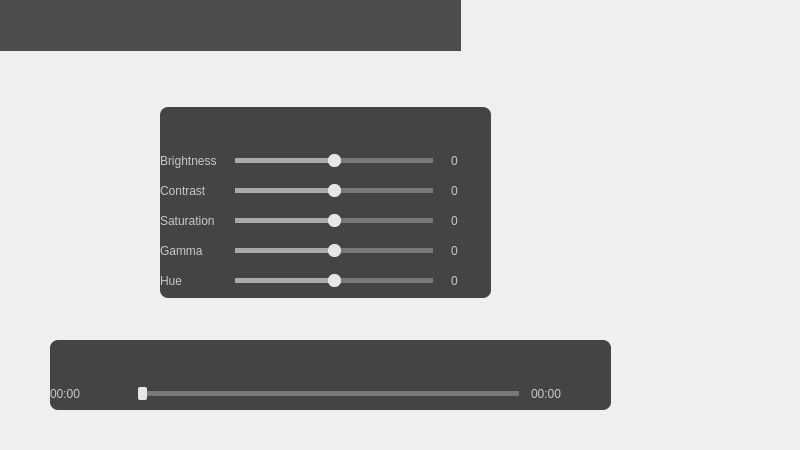
<?xml version="1.0" encoding="UTF-8"?>
<ui version="4.0">
 <class>ModernWindow</class>
 <widget class="QWidget" name="ModernWindow">
  <property name="geometry">
   <rect>
    <x>0</x>
    <y>0</y>
    <width>800</width>
    <height>450</height>
   </rect>
  </property>
  <property name="focusPolicy">
   <enum>Qt::StrongFocus</enum>
  </property>
  <property name="windowTitle">
   <string>MoonPlayer</string>
  </property>
  <widget class="QWidget" name="controllerWidget" native="true">
   <property name="geometry">
    <rect>
     <x>50</x>
     <y>340</y>
     <width>561</width>
     <height>70</height>
    </rect>
   </property>
   <property name="focusPolicy">
    <enum>Qt::NoFocus</enum>
   </property>
   <property name="styleSheet">
    <string notr="true">QWidget#controllerWidget {
    background: rgba(50, 50, 50, 230);
    border-radius: 8px;
}
    
QLabel {
    color: rgb(200, 200, 200);
}
    
QSlider::groove:horizontal {
    height: 1px;
    margin: 0px 0px;
    left: 12px; right: 12px;
    border: 2px solid #999999;
}
QSlider::handle:horizontal {
    border: 0px solid #5c5c5c;
    border-radius: 2px;
    background: rgb(230, 230, 230);
    width: 9px;
    margin: -6px -6px -6px -6px;
}
QSlider::sub-page:horizontal{
    background: rgb(170, 170, 170);
}
QSlider::add-page:horizontal{
    background: rgb(120, 120, 120);
}</string>
   </property>
   <layout class="QGridLayout" name="gridLayout">
    <property name="horizontalSpacing">
     <number>0</number>
    </property>
    <item row="1" column="2" colspan="6">
     <widget class="QSlider" name="timeSlider">
      <property name="focusPolicy">
       <enum>Qt::NoFocus</enum>
      </property>
      <property name="orientation">
       <enum>Qt::Horizontal</enum>
      </property>
     </widget>
    </item>
    <item row="1" column="0" colspan="2">
     <widget class="QLabel" name="timeLabel">
      <property name="text">
       <string>00:00</string>
      </property>
     </widget>
    </item>
    <item row="0" column="0">
     <widget class="QPushButton" name="settingsButton">
      <property name="focusPolicy">
       <enum>Qt::NoFocus</enum>
      </property>
      <property name="toolTip">
       <string>Settings</string>
      </property>
      <property name="icon">
       <iconset resource="icons.qrc">
        <normaloff>:/modern_ui/settings.png</normaloff>:/modern_ui/settings.png</iconset>
      </property>
      <property name="flat">
       <bool>true</bool>
      </property>
     </widget>
    </item>
    <item row="0" column="5">
     <widget class="QPushButton" name="pauseButton">
      <property name="focusPolicy">
       <enum>Qt::NoFocus</enum>
      </property>
      <property name="icon">
       <iconset resource="icons.qrc">
        <normaloff>:/modern_ui/pause.png</normaloff>:/modern_ui/pause.png</iconset>
      </property>
      <property name="flat">
       <bool>true</bool>
      </property>
     </widget>
    </item>
    <item row="0" column="7">
     <spacer name="horizontalSpacer_2">
      <property name="orientation">
       <enum>Qt::Horizontal</enum>
      </property>
      <property name="sizeHint" stdset="0">
       <size>
        <width>147</width>
        <height>20</height>
       </size>
      </property>
     </spacer>
    </item>
    <item row="0" column="3">
     <spacer name="horizontalSpacer">
      <property name="orientation">
       <enum>Qt::Horizontal</enum>
      </property>
      <property name="sizeHint" stdset="0">
       <size>
        <width>143</width>
        <height>20</height>
       </size>
      </property>
     </spacer>
    </item>
    <item row="0" column="1">
     <widget class="QPushButton" name="volumeButton">
      <property name="focusPolicy">
       <enum>Qt::NoFocus</enum>
      </property>
      <property name="icon">
       <iconset resource="icons.qrc">
        <normaloff>:/modern_ui/volume.png</normaloff>:/modern_ui/volume.png</iconset>
      </property>
      <property name="flat">
       <bool>true</bool>
      </property>
     </widget>
    </item>
    <item row="0" column="9">
     <widget class="QPushButton" name="playlistButton">
      <property name="focusPolicy">
       <enum>Qt::NoFocus</enum>
      </property>
      <property name="toolTip">
       <string>Playlist</string>
      </property>
      <property name="icon">
       <iconset resource="icons.qrc">
        <normaloff>:/modern_ui/playlist.png</normaloff>:/modern_ui/playlist.png</iconset>
      </property>
      <property name="flat">
       <bool>true</bool>
      </property>
     </widget>
    </item>
    <item row="0" column="6">
     <widget class="QPushButton" name="stopButton">
      <property name="focusPolicy">
       <enum>Qt::NoFocus</enum>
      </property>
      <property name="icon">
       <iconset resource="icons.qrc">
        <normaloff>:/modern_ui/stop.png</normaloff>:/modern_ui/stop.png</iconset>
      </property>
      <property name="flat">
       <bool>true</bool>
      </property>
     </widget>
    </item>
    <item row="0" column="4">
     <widget class="QPushButton" name="playButton">
      <property name="focusPolicy">
       <enum>Qt::NoFocus</enum>
      </property>
      <property name="icon">
       <iconset resource="icons.qrc">
        <normaloff>:/modern_ui/play.png</normaloff>:/modern_ui/play.png</iconset>
      </property>
      <property name="flat">
       <bool>true</bool>
      </property>
     </widget>
    </item>
    <item row="0" column="8">
     <widget class="QPushButton" name="searchButton">
      <property name="focusPolicy">
       <enum>Qt::NoFocus</enum>
      </property>
      <property name="toolTip">
       <string>Resources</string>
      </property>
      <property name="icon">
       <iconset resource="icons.qrc">
        <normaloff>:/modern_ui/net.png</normaloff>:/modern_ui/net.png</iconset>
      </property>
      <property name="flat">
       <bool>true</bool>
      </property>
     </widget>
    </item>
    <item row="1" column="8" colspan="3">
     <widget class="QLabel" name="durationLabel">
      <property name="text">
       <string>00:00</string>
      </property>
     </widget>
    </item>
   </layout>
  </widget>
  <widget class="QWidget" name="titleBar" native="true">
   <property name="geometry">
    <rect>
     <x>0</x>
     <y>0</y>
     <width>461</width>
     <height>51</height>
    </rect>
   </property>
   <property name="focusPolicy">
    <enum>Qt::NoFocus</enum>
   </property>
   <property name="styleSheet">
    <string notr="true">QWidget#titleBar {
background: rgba(60, 60, 60, 230);
}</string>
   </property>
   <layout class="QHBoxLayout" name="titlebarLayout">
    <item>
     <spacer name="horizontalSpacer_3">
      <property name="orientation">
       <enum>Qt::Horizontal</enum>
      </property>
      <property name="sizeHint" stdset="0">
       <size>
        <width>206</width>
        <height>20</height>
       </size>
      </property>
     </spacer>
    </item>
    <item>
     <widget class="QPushButton" name="minButton">
      <property name="focusPolicy">
       <enum>Qt::NoFocus</enum>
      </property>
      <property name="toolTip">
       <string>Minimize</string>
      </property>
      <property name="icon">
       <iconset resource="icons.qrc">
        <normaloff>:/modern_ui/min.png</normaloff>:/modern_ui/min.png</iconset>
      </property>
      <property name="flat">
       <bool>true</bool>
      </property>
     </widget>
    </item>
    <item>
     <widget class="QPushButton" name="maxButton">
      <property name="focusPolicy">
       <enum>Qt::NoFocus</enum>
      </property>
      <property name="toolTip">
       <string>Maximize</string>
      </property>
      <property name="icon">
       <iconset resource="icons.qrc">
        <normaloff>:/modern_ui/max.png</normaloff>:/modern_ui/max.png</iconset>
      </property>
      <property name="flat">
       <bool>true</bool>
      </property>
     </widget>
    </item>
    <item>
     <widget class="QPushButton" name="closeButton">
      <property name="focusPolicy">
       <enum>Qt::NoFocus</enum>
      </property>
      <property name="toolTip">
       <string>Close</string>
      </property>
      <property name="icon">
       <iconset resource="icons.qrc">
        <normaloff>:/modern_ui/close.png</normaloff>:/modern_ui/close.png</iconset>
      </property>
      <property name="flat">
       <bool>true</bool>
      </property>
     </widget>
    </item>
   </layout>
  </widget>
  <widget class="QWidget" name="equalizerWidget" native="true">
   <property name="geometry">
    <rect>
     <x>160</x>
     <y>107</y>
     <width>331</width>
     <height>191</height>
    </rect>
   </property>
   <property name="styleSheet">
    <string notr="true">QWidget#equalizerWidget {
    background: rgba(50, 50, 50, 230);
    border-radius: 8px;
}

QLabel {
    color: rgb(200, 200, 200);
}

QSlider::groove:horizontal {
    height: 1px;
    margin: 0px 0px;
    left: 12px; right: 12px;
    border: 2px solid #999999;
}
QSlider::handle:horizontal {
    border: 0px solid #5c5c5c;
    border-radius: 6px;
    background: rgb(230, 230, 230);
    width: 13px;
    margin: -6px -6px -6px -6px;
}
QSlider::sub-page:horizontal{
    background: rgb(170, 170, 170);
}
QSlider::add-page:horizontal{
    background: rgb(120, 120, 120);
}</string>
   </property>
   <layout class="QGridLayout" name="gridLayout_2">
    <item row="2" column="2">
     <widget class="QLabel" name="constrastLabel">
      <property name="text">
       <string>0</string>
      </property>
     </widget>
    </item>
    <item row="1" column="2">
     <widget class="QLabel" name="brightnessLabel">
      <property name="text">
       <string>0</string>
      </property>
     </widget>
    </item>
    <item row="4" column="0">
     <widget class="QLabel" name="label_4">
      <property name="text">
       <string>Gamma</string>
      </property>
     </widget>
    </item>
    <item row="5" column="1">
     <widget class="QSlider" name="hueSlider">
      <property name="minimum">
       <number>-10</number>
      </property>
      <property name="maximum">
       <number>10</number>
      </property>
      <property name="orientation">
       <enum>Qt::Horizontal</enum>
      </property>
     </widget>
    </item>
    <item row="4" column="2">
     <widget class="QLabel" name="gammaLabel">
      <property name="text">
       <string>0</string>
      </property>
     </widget>
    </item>
    <item row="3" column="2">
     <widget class="QLabel" name="saturationLabel">
      <property name="text">
       <string>0</string>
      </property>
     </widget>
    </item>
    <item row="5" column="0">
     <widget class="QLabel" name="label_5">
      <property name="text">
       <string>Hue</string>
      </property>
     </widget>
    </item>
    <item row="2" column="0">
     <widget class="QLabel" name="label_2">
      <property name="text">
       <string>Contrast</string>
      </property>
     </widget>
    </item>
    <item row="1" column="0">
     <widget class="QLabel" name="label">
      <property name="text">
       <string>Brightness</string>
      </property>
     </widget>
    </item>
    <item row="2" column="1">
     <widget class="QSlider" name="contrastSlider">
      <property name="minimum">
       <number>-10</number>
      </property>
      <property name="maximum">
       <number>10</number>
      </property>
      <property name="orientation">
       <enum>Qt::Horizontal</enum>
      </property>
     </widget>
    </item>
    <item row="0" column="2">
     <widget class="QPushButton" name="hideEqualizerButton">
      <property name="toolTip">
       <string>Close</string>
      </property>
      <property name="icon">
       <iconset resource="icons.qrc">
        <normaloff>:/modern_ui/close.png</normaloff>:/modern_ui/close.png</iconset>
      </property>
      <property name="flat">
       <bool>true</bool>
      </property>
     </widget>
    </item>
    <item row="3" column="1">
     <widget class="QSlider" name="saturationSlider">
      <property name="minimum">
       <number>-10</number>
      </property>
      <property name="maximum">
       <number>10</number>
      </property>
      <property name="orientation">
       <enum>Qt::Horizontal</enum>
      </property>
     </widget>
    </item>
    <item row="4" column="1">
     <widget class="QSlider" name="gammaSlider">
      <property name="minimum">
       <number>-10</number>
      </property>
      <property name="maximum">
       <number>10</number>
      </property>
      <property name="orientation">
       <enum>Qt::Horizontal</enum>
      </property>
     </widget>
    </item>
    <item row="5" column="2">
     <widget class="QLabel" name="hueLabel">
      <property name="text">
       <string>0</string>
      </property>
     </widget>
    </item>
    <item row="3" column="0">
     <widget class="QLabel" name="label_3">
      <property name="text">
       <string>Saturation</string>
      </property>
     </widget>
    </item>
    <item row="1" column="1">
     <widget class="QSlider" name="brightnessSlider">
      <property name="minimum">
       <number>-10</number>
      </property>
      <property name="maximum">
       <number>10</number>
      </property>
      <property name="orientation">
       <enum>Qt::Horizontal</enum>
      </property>
     </widget>
    </item>
   </layout>
  </widget>
 </widget>
 <resources>
  <include location="icons.qrc"/>
 </resources>
 <connections>
  <connection>
   <sender>closeButton</sender>
   <signal>clicked()</signal>
   <receiver>ModernWindow</receiver>
   <slot>close()</slot>
   <hints>
    <hint type="sourcelabel">
     <x>417</x>
     <y>25</y>
    </hint>
    <hint type="destinationlabel">
     <x>399</x>
     <y>224</y>
    </hint>
   </hints>
  </connection>
  <connection>
   <sender>minButton</sender>
   <signal>clicked()</signal>
   <receiver>ModernWindow</receiver>
   <slot>showMinimized()</slot>
   <hints>
    <hint type="sourcelabel">
     <x>265</x>
     <y>25</y>
    </hint>
    <hint type="destinationlabel">
     <x>399</x>
     <y>224</y>
    </hint>
   </hints>
  </connection>
  <connection>
   <sender>brightnessSlider</sender>
   <signal>valueChanged(int)</signal>
   <receiver>brightnessLabel</receiver>
   <slot>setNum(int)</slot>
   <hints>
    <hint type="sourcelabel">
     <x>324</x>
     <y>165</y>
    </hint>
    <hint type="destinationlabel">
     <x>447</x>
     <y>165</y>
    </hint>
   </hints>
  </connection>
  <connection>
   <sender>contrastSlider</sender>
   <signal>valueChanged(int)</signal>
   <receiver>constrastLabel</receiver>
   <slot>setNum(int)</slot>
   <hints>
    <hint type="sourcelabel">
     <x>324</x>
     <y>193</y>
    </hint>
    <hint type="destinationlabel">
     <x>447</x>
     <y>193</y>
    </hint>
   </hints>
  </connection>
  <connection>
   <sender>saturationSlider</sender>
   <signal>valueChanged(int)</signal>
   <receiver>saturationLabel</receiver>
   <slot>setNum(int)</slot>
   <hints>
    <hint type="sourcelabel">
     <x>324</x>
     <y>221</y>
    </hint>
    <hint type="destinationlabel">
     <x>447</x>
     <y>221</y>
    </hint>
   </hints>
  </connection>
  <connection>
   <sender>gammaSlider</sender>
   <signal>valueChanged(int)</signal>
   <receiver>gammaLabel</receiver>
   <slot>setNum(int)</slot>
   <hints>
    <hint type="sourcelabel">
     <x>324</x>
     <y>249</y>
    </hint>
    <hint type="destinationlabel">
     <x>447</x>
     <y>249</y>
    </hint>
   </hints>
  </connection>
  <connection>
   <sender>hueSlider</sender>
   <signal>valueChanged(int)</signal>
   <receiver>hueLabel</receiver>
   <slot>setNum(int)</slot>
   <hints>
    <hint type="sourcelabel">
     <x>324</x>
     <y>277</y>
    </hint>
    <hint type="destinationlabel">
     <x>447</x>
     <y>277</y>
    </hint>
   </hints>
  </connection>
  <connection>
   <sender>hideEqualizerButton</sender>
   <signal>clicked()</signal>
   <receiver>equalizerWidget</receiver>
   <slot>hide()</slot>
   <hints>
    <hint type="sourcelabel">
     <x>447</x>
     <y>131</y>
    </hint>
    <hint type="destinationlabel">
     <x>325</x>
     <y>202</y>
    </hint>
   </hints>
  </connection>
 </connections>
</ui>
